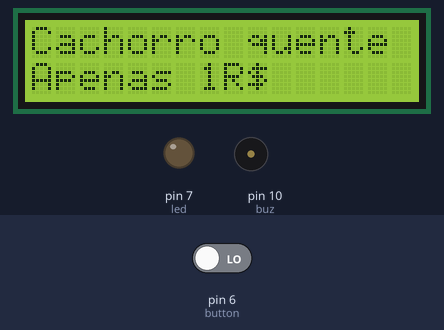
Bench run of a sketch on a simulated Arduino Uno, built with avr-gcc and run on an emulated ATmega328P. On the bench: 16×2 character LCD, output pins drawn as LEDs (lit = HIGH), buzzer (waves = sounding). Dashed ring = blinking. The inputs (shaded band) are chosen by the test bench; at power-on: pin 6 (button) LOW.

Above: at 1.2 s.
1.3 s: pin 6 (button) driven HIGH
At 2.8 s:
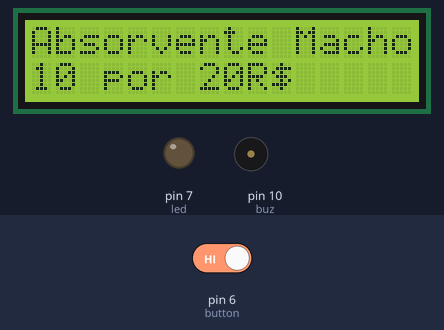
At 7.5 s:
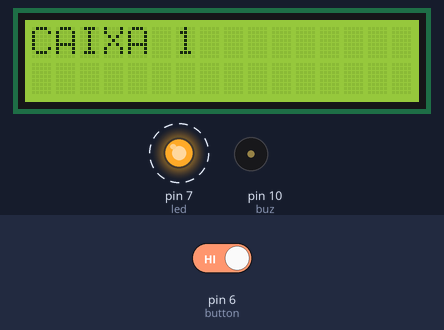
Timing chart, 0 to 14.0 s (numbered marks = the images above; inputs shaded):
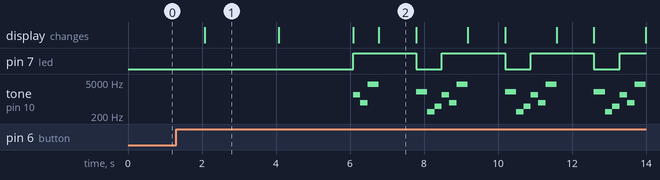

The sketch:

caixa_super_lcd.ino
```cpp
//CAIXA DE SUPERMERCADO
//Apenas um caixa simples que requisita o proximo cliente
//quando o botao eh apertado

#include <LiquidCrystal.h>

LiquidCrystal lcd(12, 11, 5, 4, 3, 2);
int button = 6;
int led = 7;
int buz = 10;

void setup(){
   lcd.begin(16,2);
   pinMode(button, INPUT);
   pinMode(led,OUTPUT);
   pinMode(buz,OUTPUT);
}

void loop(){
  int state = digitalRead(button);
  if (state == HIGH){
    caixa();

  }
  else{
    promocao();
  }
}

void promocao(){
  lcd.clear();

  lcd.setCursor(0,0);
  lcd.print("Cachorro quente");
  lcd.setCursor(0,1);
  lcd.print("Apenas 1R$");
  delay(2000);
  lcd.clear();

  lcd.setCursor(0,0);
  lcd.print("Absorvente Macho");
  lcd.setCursor(0,1);
  lcd.print("10 por 20R$");
  delay(2000);
  lcd.clear();

  lcd.setCursor(0,0);
  lcd.print("Compre aqui");
  lcd.setCursor(0,1);
  lcd.print("e ganhe um abraco");
  delay(2000);
  lcd.clear();


}

void caixa(){
//Acende o CAIXA
     digitalWrite(led,HIGH);

     //Emite o Tone de Alerta
     tone(buz,1500);
     delay(200);
     noTone(buz);
     tone(buz,700);
     delay(200);
     noTone(buz);
     tone(buz,4000);
     delay(300);
     noTone(buz);

     //Manda a mensagem para o LCD
    lcd.print("CAIXA 1");
    delay(1000);
    lcd.clear();

    //Apaga o Led do CAIXA
    digitalWrite(led,LOW);

    //FadeOut no Tone
     tone(buz,2000);
     delay(300);
     noTone(buz);
     tone(buz,300);
     delay(200);
     noTone(buz);
    tone(buz,500);
     delay(200);
     noTone(buz);

}
```

projeto5_efeito_leds.ino
```cpp

```

Measured:
- after the input at 1.3 s, pin 7 (led): alternates HIGH for 1.7 s and LOW for 0.70 s, starting after 4.8 s; tone on pin 10 (buz): silent → 1500 Hz after 4.8 s, then repeats every 2.4 s: 700 Hz 0.20 s, 4000 Hz 0.30 s, silent 1.0 s, 2000 Hz 0.30 s, 300 Hz 0.20 s, 500 Hz 0.20 s, 1500 Hz 0.20 s
- what the display in image 1 shows lasts 2.0 s, from 2.1 s to 4.1 s
- what the display in image 2 shows lasts 1.0 s, from 6.8 s to 7.8 s
